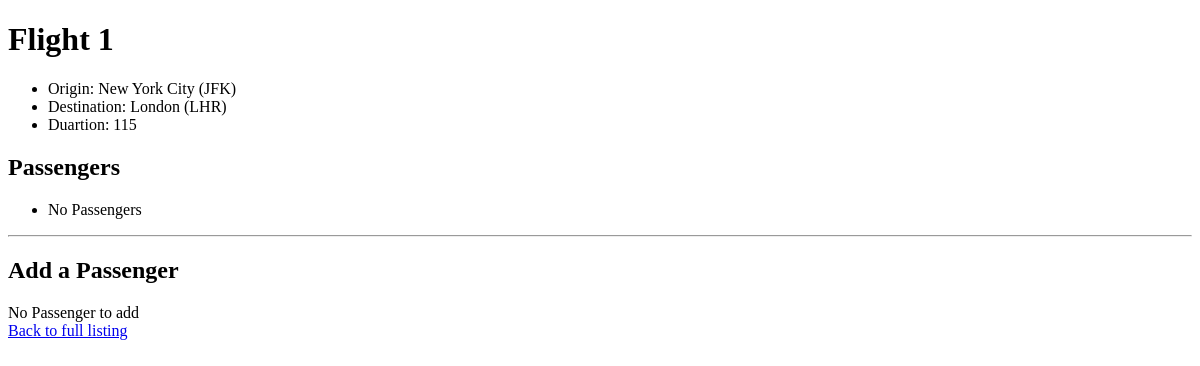
/1, run on an earlier commit of the app's database.
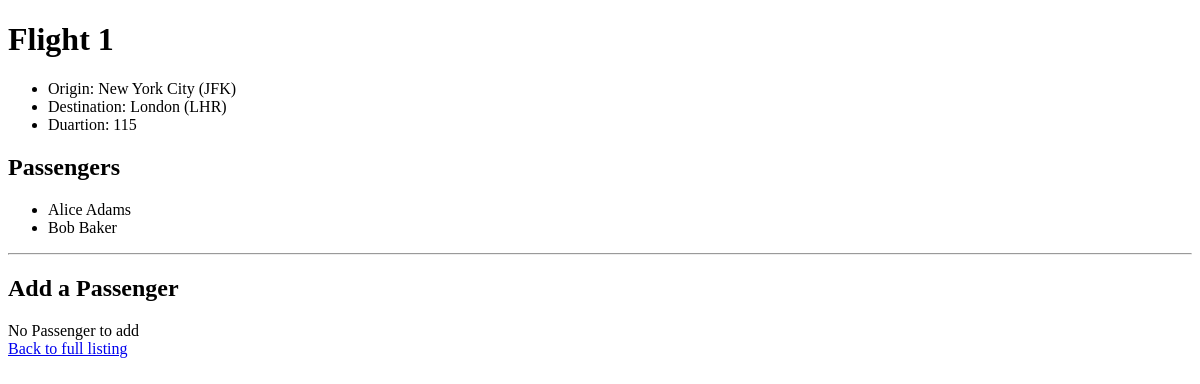
And on a later commit of the database.
### flights/models.py (models this page shows, shortened)
class Flight(models.Model):
    origin = models.ForeignKey(Airport, on_delete=models.CASCADE, related_name="departures")
    destination = models.ForeignKey(Airport, on_delete=models.CASCADE, related_name="arrivals")
    duration = models.IntegerField()

class Airport(models.Model):
    code = models.CharField(max_length=3)
    city = models.CharField(max_length=64)
    def __str__(self):
        return f" {self.city} ({self.code}) "

class Passenger(models.Model):
    first = models.CharField(max_length=64)
    last = models.CharField(max_length=64)
    flights = models.ManyToManyField(Flight, blank=True, related_name="passengers")
    def __str__(self):
        return f"{self.first} {self.last}"

### flights/views.py (the view)
# urls.py: path("<int:flight_id>", views.flight, name="flight"),
def flight(request, flight_id):
    try:
        flight = Flight.objects.get(pk=flight_id) # pk = primary key
    except Flight.DoesNotExist:
        raise Http404("Flight does not exist")
    context = {
        "flight": flight,
        "passengers": flight.passengers.all(),
        "non_passengers": Passenger.objects.exclude(flights=flight).all()
    }
    return render(request,"flights/flight.html", context)

### flights/templates/flights/flight.html (shortened to what this page needs)
{% extends "flights/base.html" %}
{% block body %}
    <h1>Flight {{ flight.id }}</h1>
    <ul>
        <li>Origin: {{ flight.origin }}</li>
        <li>Destination: {{ flight.destination }}</li>
        <li>Duartion: {{ flight.duration }} </li>
    </ul>
    <h2> Passengers </h2>
    <ul>
        {% for passenger in passengers %}
            <li>{{ passenger }}</li>
        {% empty %}
            <li>No Passengers</li>
        {% endfor %}
    </ul>
    <hr>
    <h2>Add a Passenger</h2>
    {% if non_passengers %}
    <form action="{% url 'book' flight.id %}" method="post">
        {% csrf_token %}
        <select name="passenger">
        {% for passenger in non_passengers %}
        <option value="{{ passenger.id }}">{{passenger}}</option>
        {% endfor %}
        </select>
        <input type="submit" value="Book Flight">
    </form>
    {% else %}
        <div>No Passenger to add</div>
    {% endif %}
    <a href="{% url 'index' %} ">Back to full listing</a>
{% endblock %}

### flights/templates/flights/base.html (shortened to what this page needs)
<!DOCTYPE html>
<html lang="en">
<head>
</head>
<body>
    {% block body %}
    {% endblock %}
</body>
</html>

What changed in the data, as far as the page shows it:
added Passenger: first+last "Alice Adams"
added Passenger: first+last "Bob Baker"
Also different on the page:
text no longer shown: "No Passengers"
